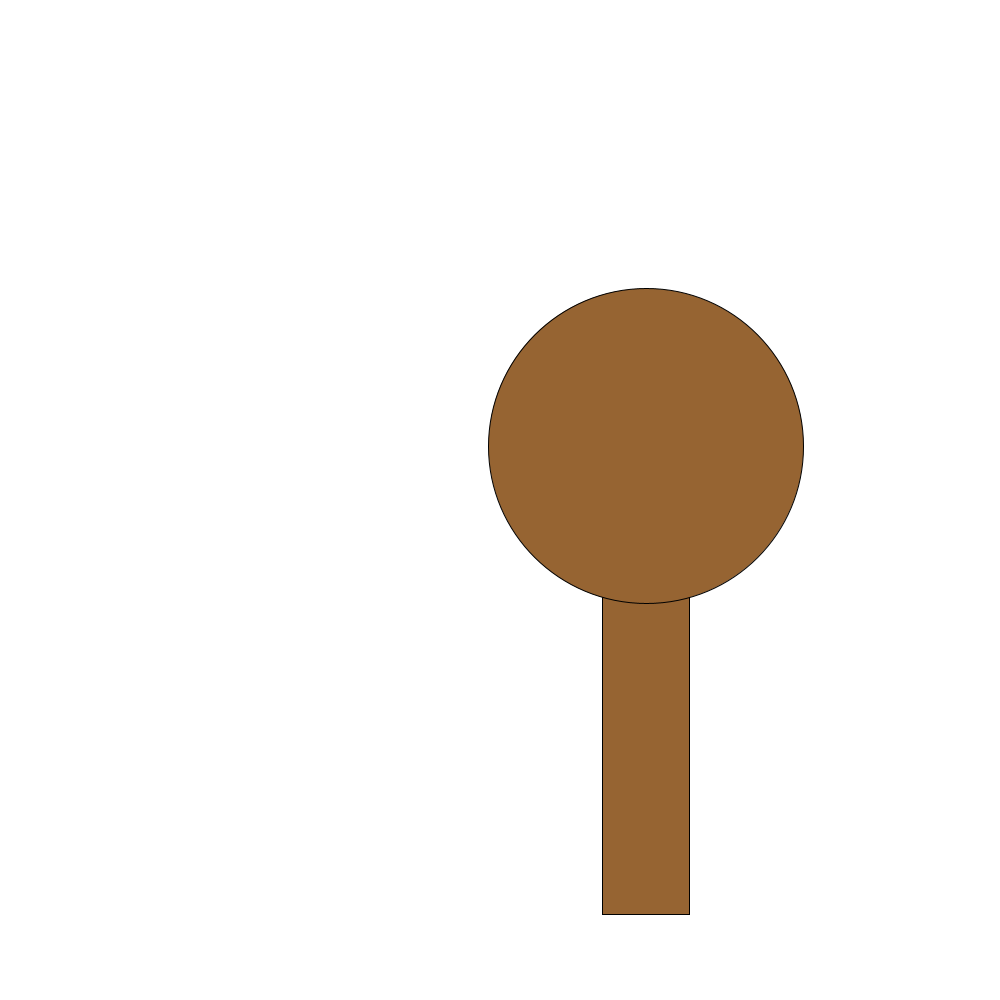
Frame 1 (no input)
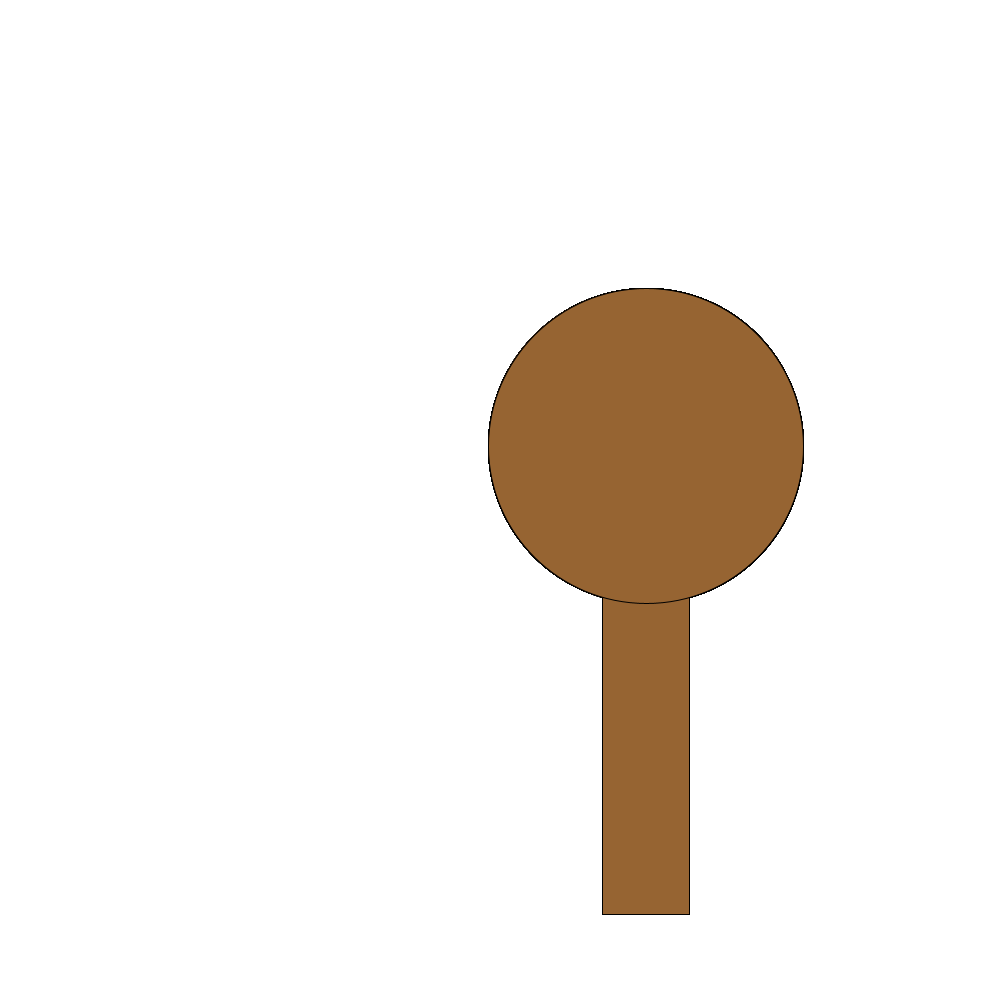
Frame 60 (the mouse pressed at the canvas centre just before this capture)
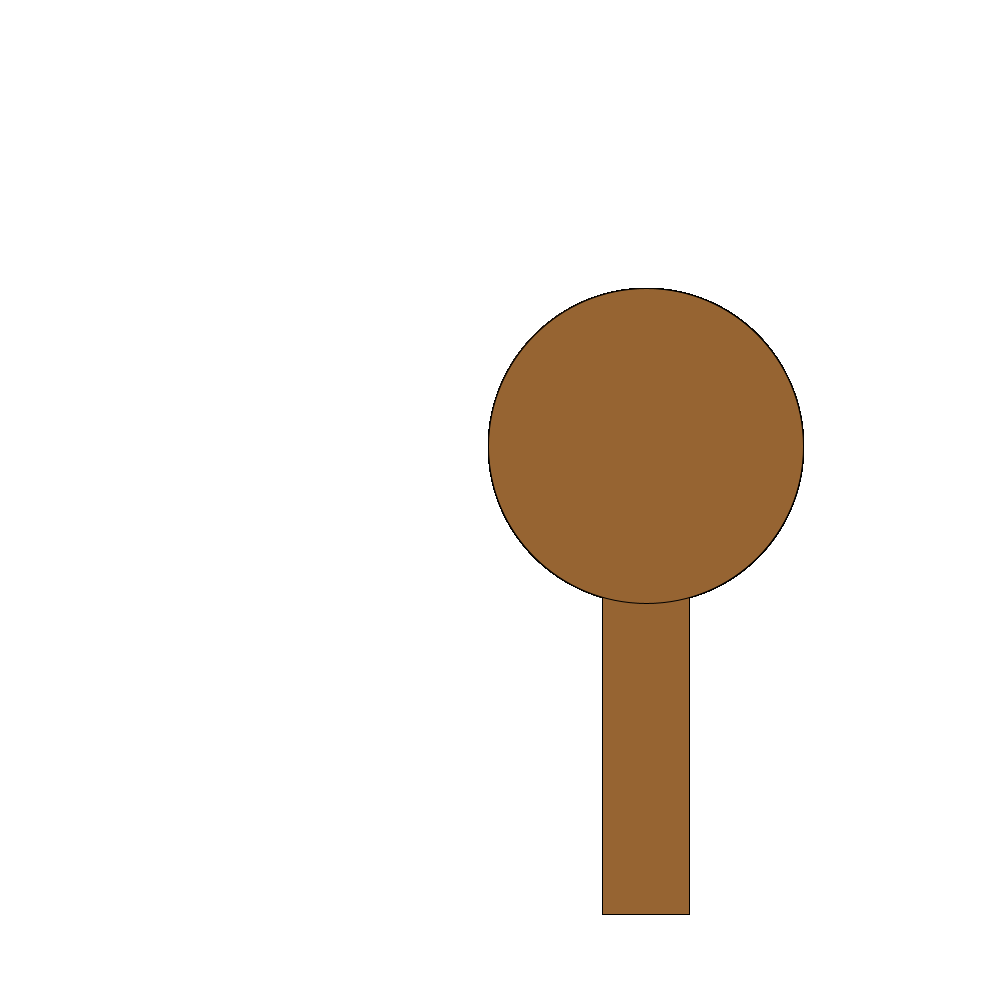
Frame 120 (the mouse held since frame 60 and released just before this capture)

The Processing sketch that drew these frames (run headless with seeded random() and noise(); from frame 60 on, the mouse is pressed at the canvas centre):

// Processing sketch: week_1_class
// ── week_1_class.pde
int bgColor = 255;
float treePosition;
float treeSize;

void setup(){
  //first parameter is width, second is height
  size(1000, 1000);
  background(bgColor);
  treePosition = int(width*random(0,1));
  treeSize = int(width*.35);
  
  println(treePosition);
}

void draw(){
  //ellipse(x position, y position, width, height)
  //fill(100, 0, 0);
  //rect(100, 100, 100, 50);
  //this draws our rectangle from the center
  rectMode(CENTER);
  fill(150, 100, 50);
  rect(treePosition, treePosition + 50, treeSize*.25, treeSize*1.25);
  ellipse(treePosition, treePosition - 200, treeSize*.9, treeSize*.9);
  fill(900, 500, 500);
  
}
